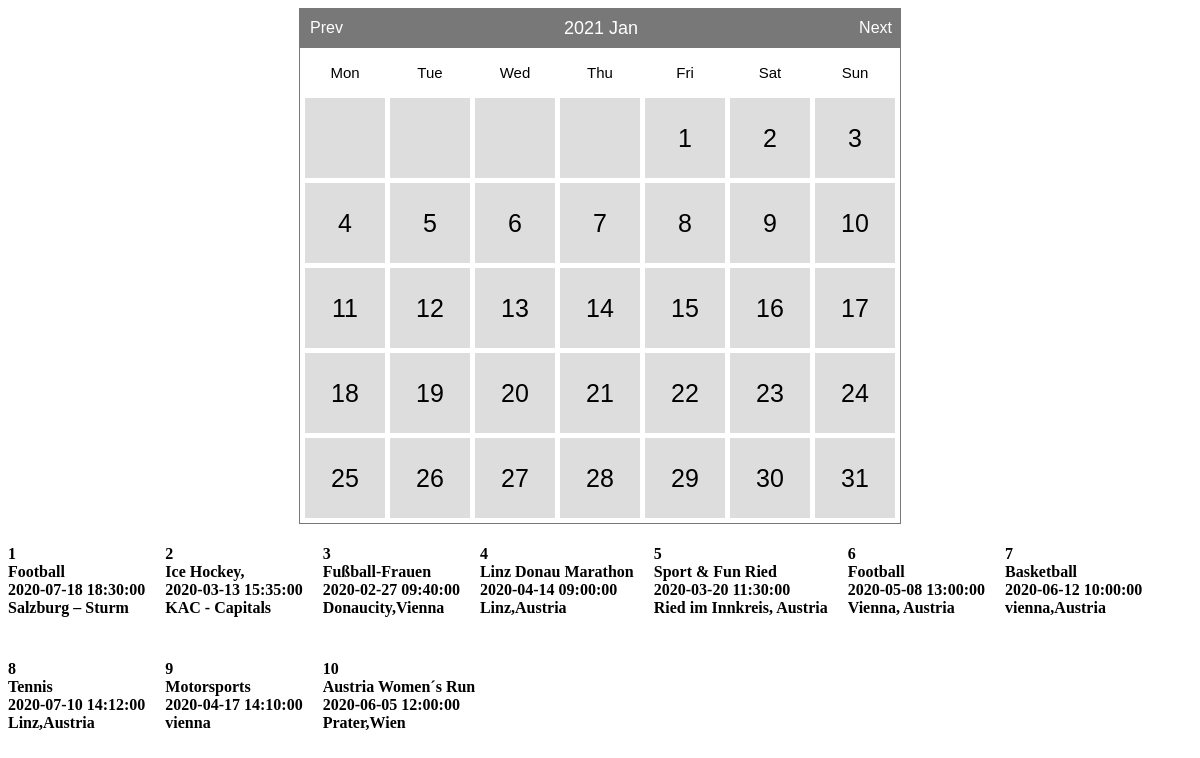
The page / on the database its author committed.
### tables this page shows
CREATE TABLE `all_events` (
  `Id` int(11) NOT NULL,
  `event_date` datetime DEFAULT NULL,
  `event_type` varchar(75) DEFAULT NULL,
  `address` varchar(80) DEFAULT NULL
);

### index.php (the view, shortened to what this page needs)
<html>
<head>
<link href="calendar.css" type="text/css" rel="stylesheet" />
</head>
<body>
<?php
include 'calendar.php';
include_once 'connection.php';
$calendar = new Calendar();
echo $calendar->show();
$sql = "SELECT * FROM all_events;";
$result = mysqli_query($conn, $sql);
if($result > 0){
	while ($row = mysqli_fetch_assoc($result)){
		echo '<h4 style="float:left; padding-right:20px;">'.$row['Id']."<br>";
		echo $row['event_type']."<br>";
		echo $row['event_date']."<br>";
		echo $row['address']."<br>";
	}
}
?>
</body>
</html>

### calendar.php (shortened to what this page needs)
<?php
class Calendar {
    public function __construct(){
        $this->naviHref = htmlentities($_SERVER['PHP_SELF']);
    }
    private $dayLabels = array("Mon","Tue","Wed","Thu","Fri","Sat","Sun");
    private $currentYear=0;
    private $currentMonth=0;
    private $currentDay=0;
    private $currentDate=null;
    private $daysInMonth=0;
    private $naviHref= null;
    public function show() {
        $year  = null;
        $month = null;
        if(null==$year&&isset($_GET['year'])){
            $year = $_GET['year'];
        }else if(null==$year){
            $year = date("Y",time());
        }
        if(null==$month&&isset($_GET['month'])){
            $month = $_GET['month'];
        }else if(null==$month){
            $month = date("m",time());
        }
        $this->currentYear=$year;
        $this->currentMonth=$month;
        $this->daysInMonth=$this->_daysInMonth($month,$year);
        $content='<div id="calendar">'.
                        '<div class="box">'.
                        $this->_createNavi().
                        '</div>'.
                        '<div class="box-content">'.
                                '<ul class="label">'.$this->_createLabels().'</ul>';
                                $content.='<div class="clear"></div>';
                                $content.='<ul class="dates">';
                                $weeksInMonth = $this->_weeksInMonth($month,$year);
                                for( $i=0; $i<$weeksInMonth; $i++ ){
                                    for($j=1;$j<=7;$j++){
                                        $content.=$this->_showDay($i*7+$j);
                                    }
                                }
                                $content.='</ul>';
                                $content.='<div class="clear"></div>';
                        $content.='</div>';
        $content.='</div>';
        return $content;
    }
    private function _showDay($cellNumber){
        if($this->currentDay==0){
            $firstDayOfTheWeek = date('N',strtotime($this->currentYear.'-'.$this->currentMonth.'-01'));
            if(intval($cellNumber) == intval($firstDayOfTheWeek)){
                $this->currentDay=1;
            }
        }
        if( ($this->currentDay!=0)&&($this->currentDay<=$this->daysInMonth) ){
            $this->currentDate = date('Y-m-d',strtotime($this->currentYear.'-'.$this->currentMonth.'-'.($this->currentDay)));
            $cellContent = $this->currentDay;
            $this->currentDay++;
        }else{
            $this->currentDate =null;
            $cellContent=null;
        }
        return '<li id="li-'.$this->currentDate.'" class="'.($cellNumber%7==1?' start ':($cellNumber%7==0?' end ':' ')).
                ($cellContent==null?'mask':'').'">'.$cellContent.'</li>';
    }
    private function _createNavi(){
        $nextMonth = $this->currentMonth==12?1:intval($this->currentMonth)+1;
        $nextYear = $this->currentMonth==12?intval($this->currentYear)+1:$this->currentYear;
        $preMonth = $this->currentMonth==1?12:intval($this->currentMonth)-1;
        $preYear = $this->currentMonth==1?intval($this->currentYear)-1:$this->currentYear;
        return
            '<div class="header">'.
                '<a class="prev" href="'.$this->naviHref.'?month='.sprintf('%02d',$preMonth).'&year='.$preYear.'">Prev</a>'.
                    '<span class="title">'.date('Y M',strtotime($this->currentYear.'-'.$this->currentMonth.'-1')).'</span>'.
                '<a class="next" href="'.$this->naviHref.'?month='.sprintf("%02d", $nextMonth).'&year='.$nextYear.'">Next</a>'.
            '</div>';
    }
    private function _createLabels(){
        $content='';
        foreach($this->dayLabels as $index=>$label){
            $content.='<li class="'.($label==6?'end title':'start title').' title">'.$label.'</li>';
        }
        return $content;
    }
    private function _weeksInMonth($month=null,$year=null){
        $daysInMonths = $this->_daysInMonth($month,$year);
        $numOfweeks = ($daysInMonths%7==0?0:1) + intval($daysInMonths/7);
        $monthEndingDay= date('N',strtotime($year.'-'.$month.'-'.$daysInMonths));
        $monthStartDay = date('N',strtotime($year.'-'.$month.'-01'));
        return $numOfweeks;
    }
    private function _daysInMonth($month=null,$year=null){
        return date('t',strtotime($year.'-'.$month.'-01'));
    }
}

### calendar.css (style rules this page uses)
div#calendar { margin:0px auto; padding:0px; width: 602px; font-family:Helvetica, "Times New Roman", Times, serif; }
div#calendar div.box { position:relative; top:0px; left:0px; width:100%; height:40px; background-color: #787878 ; }
div#calendar div.header { line-height:40px; vertical-align:middle; position:absolute; left:11px; top:0px; width:582px; height:40px; text-align:center; }
div#calendar div.header a.prev,div#calendar div.header a.next { position:absolute; top:0px; height: 17px; display:block; cursor:pointer; text-decoration:none; color:#FFF; }
div#calendar div.header span.title { color:#FFF; font-size:18px; }
div#calendar div.header a.prev { left:0px; }
div#calendar div.header a.next { right:0px; }
div#calendar div.box-content { border:1px solid #787878 ; border-top:none; }
div#calendar ul.label { float:left; margin: 0px; padding: 0px; margin-top:5px; margin-left: 5px; }
div#calendar ul.label li { margin:0px; padding:0px; margin-right:5px; float:left; list-style-type:none; width:80px; height:40px; line-height:40px; vertical-align:middle; text-align:center; color:#000; font-size: 15px; background-color: transparent; }
div#calendar ul.dates { float:left; margin: 0px; padding: 0px; margin-left: 5px; margin-bottom: 5px; }
div#calendar ul.dates li { margin:0px; padding:0px; margin-right:5px; margin-top: 5px; line-height:80px; vertical-align:middle; float:left; list-style-type:none; width:80px; height:80px; font-size:25px; background-color: #DDD; color:#000; text-align:center; }

### rows shown on the page
all_events: Id "1", event_type "Football", event_date "2020-07-18 18:30:00", address "Salzburg – Sturm"
all_events: Id "2", event_type "Ice Hockey,", event_date "2020-03-13 15:35:00", address "KAC - Capitals"
all_events: Id "3", event_type "Fußball-Frauen", event_date "2020-02-27 09:40:00", address "Donaucity,Vienna"
all_events: Id "4", event_type "Linz Donau Marathon", event_date "2020-04-14 09:00:00", address "Linz,Austria"
all_events: Id "5", event_type "Sport & Fun Ried", event_date "2020-03-20 11:30:00", address "Ried im Innkreis, Austria"
all_events: Id "6", event_type "Football", event_date "2020-05-08 13:00:00", address "Vienna, Austria"
all_events: Id "7", event_type "Basketball", event_date "2020-06-12 10:00:00", address "vienna,Austria"
all_events: Id "8", event_type "Tennis", event_date "2020-07-10 14:12:00", address "Linz,Austria"
all_events: Id "9", event_type "Motorsports", event_date "2020-04-17 14:10:00", address "vienna"
all_events: Id "10", event_type "Austria Women´s Run", event_date "2020-06-05 12:00:00", address "Prater,Wien"

### other values the page prints
date('Y M',strtotime($this->currentYear.'-'.$this->currentMonth.'-1')) "2021 Jan"
$label "Mon"
$label "Tue"
$label "Wed"
$label "Thu"
$label "Fri"
$label "Sat"
$label "Sun"
$cellContent "1"
$cellContent "2"
$cellContent "3"
$cellContent "4"
$cellContent "5"
$cellContent "6"
$cellContent "7"
